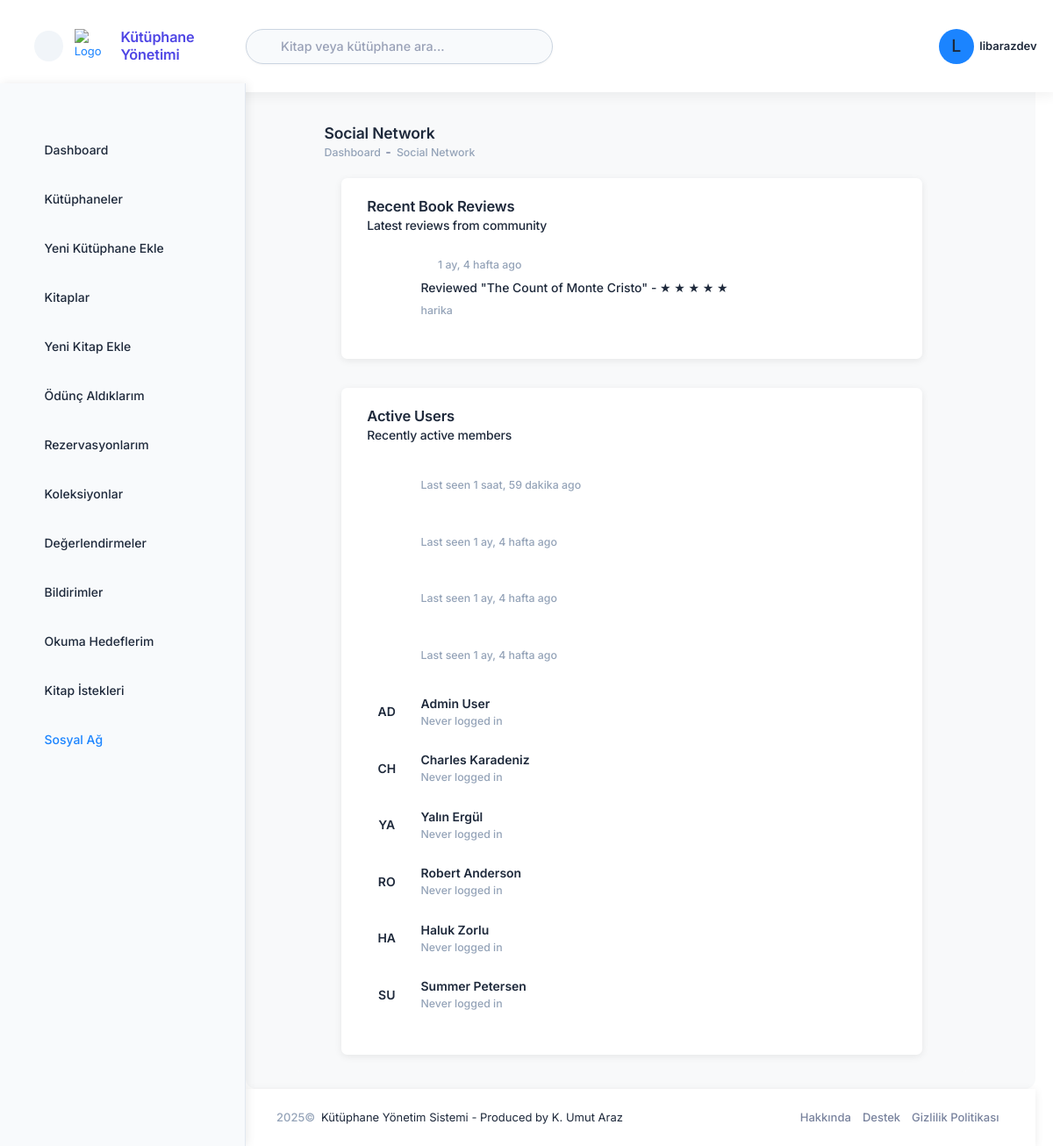
The page /accounts/social/ (signed in) on the database as committed earlier.
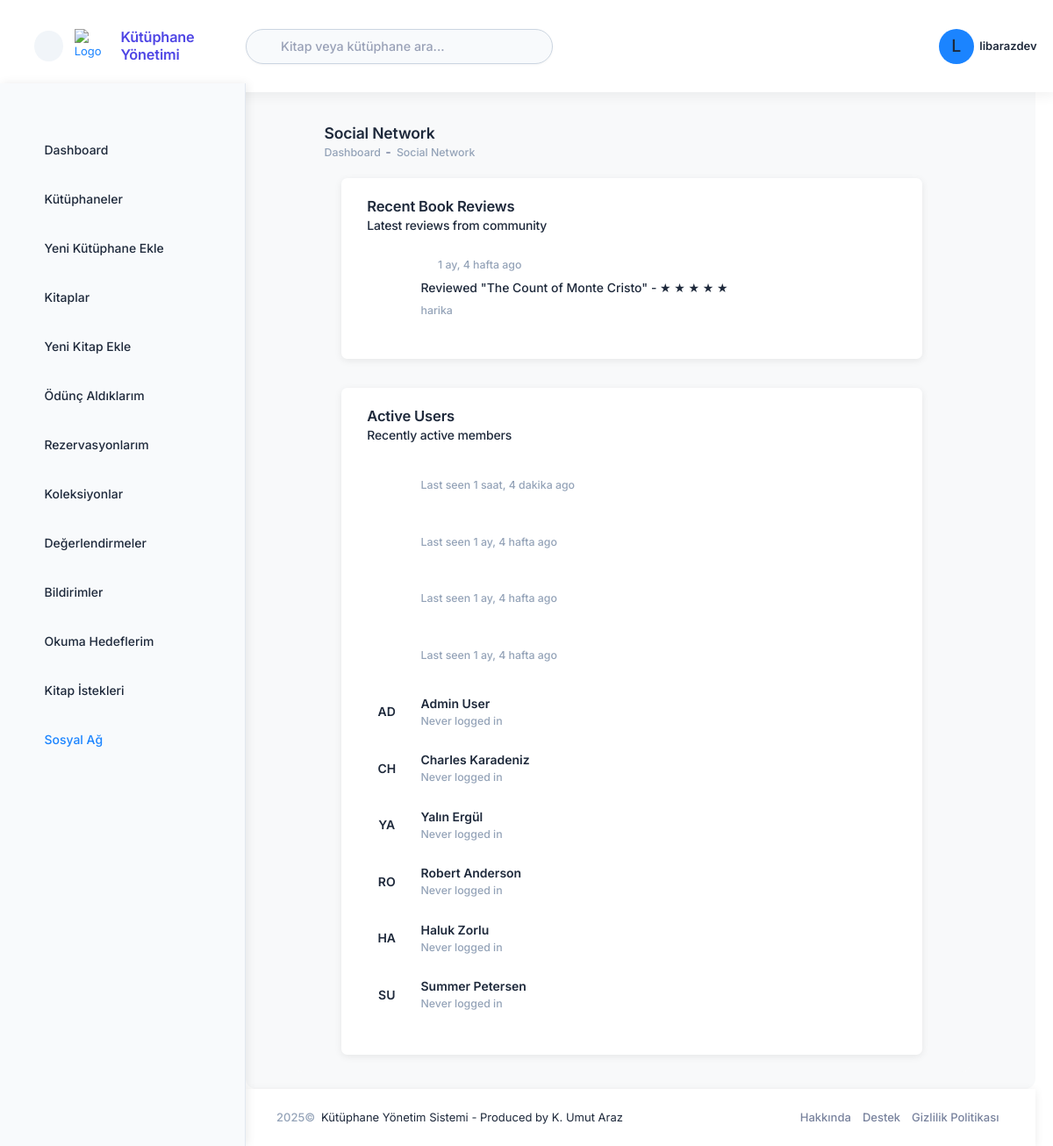
The same page on the database as committed later.
### accounts/models.py (models this page shows, shortened)
class User(AbstractUser):
    USER_TYPE_CHOICES = (
        ('super_admin', 'Süper Yönetici'),
        ('library_admin', 'Kütüphane Yöneticisi'),
        ('reader', 'Okuyucu'),
    )
    user_type = models.CharField(
        'Kullanıcı Tipi',
        max_length=20,
        choices=USER_TYPE_CHOICES,
        default='reader',
        help_text='Kullanıcı hesabının tipini belirler.',
    )
    profile_picture = models.ImageField('Profil Resmi', upload_to='profile_pictures/', null=True, blank=True)
    phone_number = models.CharField('Telefon Numarası', max_length=20, blank=True, null=True)
    address = models.TextField('Adres', blank=True, null=True)
    class Meta:
        verbose_name = 'kullanıcı'
        verbose_name_plural = 'kullanıcılar'
    @property
    def is_super_admin(self):
        return self.user_type == 'super_admin'
    @property
    def is_library_admin(self):
        return self.user_type == 'library_admin'

### accounts/views.py (the view)
# urls.py: path('social/', views.social_feed, name='social_feed'),
@login_required
def social_feed(request):
    from books.models_review import BookReview
    from .models import User
    recent_reviews = BookReview.objects.select_related(
        'user', 'book'
    ).order_by('-created_at')[:20]
    active_users = User.objects.filter(
        is_active=True
    ).order_by('-last_login')[:10]
    context = {
        'recent_reviews': recent_reviews,
        'active_users': active_users,
        'active_menu': 'social',
    }
    return render(request, 'accounts/social_feed.html', context)

### library_management/context_processors.py (called while the page is built)
def user(request):
    if request.path.startswith('/admin/'):
        return {}
    if hasattr(request, 'user') and request.user.is_authenticated:
        return {}  # Don't add anything, Django's auth context processor handles this
    return {'user': DummyUser()}

### templates/accounts/social_feed.html (shortened to what the changed rows need)
{% extends 'layouts/base.html' %}
{% load static %}
{% block content %}
<div class="app-main flex-column flex-row-fluid" id="kt_app_main">
    <div class="d-flex flex-column flex-column-fluid">
        <div id="kt_app_toolbar" class="app-toolbar pt-5">
            <div id="kt_app_toolbar_container" class="app-container container-fluid d-flex align-items-stretch">
                <div class="app-toolbar-wrapper d-flex flex-stack flex-wrap gap-4 w-100">
                    <div class="page-title d-flex flex-column justify-content-center gap-1 me-3">
                        <h1 class="page-heading d-flex flex-column justify-content-center text-gray-900 fw-bold fs-3 m-0">
                            Social Network
                        </h1>
                    </div>
                </div>
            </div>
        </div>
        <div id="kt_app_content" class="app-content flex-column-fluid">
            <div id="kt_app_content_container" class="app-container container-fluid">
                <div class="row g-5 g-xl-10">
                    <div class="col-xxl-4">
                        <div class="card card-flush h-xl-100">
                            <div class="card-body pt-6">
                                {% if active_users %}
                                    {% for user in active_users %}
                                    <div class="d-flex align-items-center mb-6">
                                        <div class="symbol symbol-45px me-5">
                                            <span class="symbol-label bg-light-success text-success fw-bold fs-6">
                                            </span>
                                        </div>
                                        <div class="flex-grow-1">
                                            <span class="text-muted d-block fw-semibold fs-7">
                                                {% if user.last_login %}
                                                    Last seen {{ user.last_login|timesince }} ago
                                                {% else %}
                                                    Never logged in
                                                {% endif %}
                                            </span>
                                        </div>
                                    </div>
                                    {% endfor %}
                                {% else %}
                                    <div class="text-center py-10">
                                        <i class="ki-outline ki-profile-user fs-3x text-gray-500 mb-3"></i>
                                        <p class="text-gray-500 fs-6">No active users found</p>
                                    </div>
                                {% endif %}
                            </div>
                        </div>
                    </div>
                </div>
            </div>
        </div>
    </div>
</div>
{% endblock %}

### templates/includes/header.html (shortened to what this page needs)
{% load static %}
<div id="kt_app_header" class="app-header d-flex flex-column flex-stack shadow-sm">
    <div class="d-flex flex-stack flex-grow-1">
        <div class="app-header-logo d-flex align-items-center ps-lg-12" id="kt_app_header_logo">
            <div id="kt_app_sidebar_toggle"
                class="app-sidebar-toggle btn btn-sm btn-icon btn-light rounded-circle me-4 d-none d-lg-flex"
                data-kt-toggle="true" data-kt-toggle-state="active" data-kt-toggle-target="body"
                data-kt-toggle-name="app-sidebar-minimize">
                <i class="ki-outline ki-abstract-14 fs-3"></i>
            </div>
            <a href="{% url 'dashboard' %}" class="app-sidebar-logo d-flex align-items-center">
                <img src="{% static 'media/logos/arazumut_logo.svg' %}" alt="Logo" class="h-40px me-3" />
                <span class="h4 fw-bold text-primary m-0">Kütüphane Yönetimi</span>
            </a>
        </div>
        <div class="app-navbar flex-grow-1 justify-content-end" id="kt_app_header_navbar">
            <div class="app-navbar-item d-flex align-items-stretch flex-lg-grow-1">
                <div id="kt_header_search" class="header-search d-flex align-items-center w-lg-350px"
                    data-kt-search-keypress="true" data-kt-search-min-length="2" data-kt-search-enter="enter"
                    data-kt-search-layout="menu" data-kt-search-responsive="true">
                    <form action="{% url 'search' %}" method="GET" data-kt-search-element="form" class="d-none d-lg-block w-100 position-relative mb-5 mb-lg-0"
                        autocomplete="off">
                        <i class="ki-outline ki-magnifier search-icon fs-2 text-gray-500 position-absolute top-50 translate-middle-y ms-4"></i>
                        <input type="text" class="search-input form-control form-control rounded-pill bg-light border-0 h-40px ps-12"
                            name="q" value="{{ request.GET.q|default:'' }}" placeholder="Kitap veya kütüphane ara..." data-kt-search-element="input" />
                    </form>
                </div>
            </div>
            <div class="app-navbar-item ms-3 ms-lg-5" id="kt_header_user_menu_toggle">
                <div class="cursor-pointer d-flex align-items-center"
                    data-kt-menu-trigger="{default: 'click', lg: 'hover'}" data-kt-menu-attach="parent"
                    data-kt-menu-placement="bottom-end">
                    <div class="symbol symbol-35px symbol-md-40px me-2">
                        {% if user.profile_picture %}
                        <img class="rounded-circle" src="{{ user.profile_picture.url }}" alt="user" />
                        {% else %}
                        <div class="symbol-label fs-2 bg-primary text-white rounded-circle">
                            {{ user.username|first|upper }}
                        </div>
                        {% endif %}
                    </div>
                    <span class="d-none d-md-inline fw-bold">{{ user.get_full_name|default:user.username }}</span>
                    <i class="ki-outline ki-down fs-2 ms-1 d-none d-md-inline"></i>
                </div>
            </div>
        </div>
    </div>
</div>

Rows that differ between the two databases and show on the page:
changed User "libarazdev": last_login "1 saat, 59 dakika" → "1 saat, 4 dakika"
